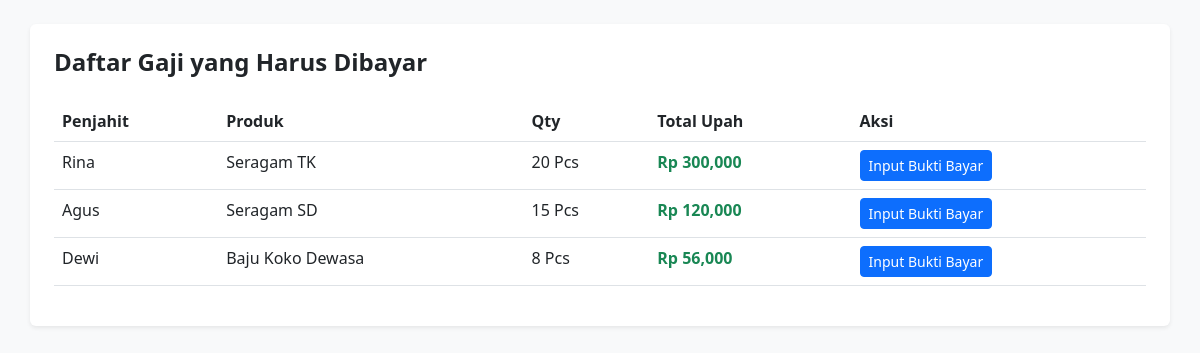
Page /owner/proses_simpan_gaji.php on the committed database.
### tables this page shows
CREATE TABLE `produksi` (
  `ID_PRODUKSI` varchar(10) NOT NULL COMMENT 'ID unik untuk produksi',
  `ID_PRODUK` varchar(10) DEFAULT NULL COMMENT 'Relasi ke tabel PRODUK',
  `ID_PENJAHIT` varchar(10) DEFAULT NULL COMMENT 'Relasi ke tabel PENJAHIT',
  `STATUS_PRODUKSI` varchar(50) DEFAULT 'Pending',
  `KETERANGAN` text DEFAULT NULL,
  `TANGGAL_MULAI` date NOT NULL COMMENT 'Tanggal mulai produksi',
  `TANGGAL_SELESAI` date NOT NULL COMMENT 'Tanggal selesai produksi',
  `JUMLAH_DIPRODUKSI` int(11) NOT NULL COMMENT 'Jumlah barang diproduksi'
);

CREATE TABLE `penjahit` (
  `ID_PENJAHIT` varchar(10) NOT NULL,
  `NAMA_PENJAHIT` varchar(50) NOT NULL,
  `KEAHLIAN` varchar(25) NOT NULL,
  `UPAH_PER_UNIT` decimal(10,0) NOT NULL,
  `username` varchar(50) DEFAULT NULL,
  `password` varchar(255) DEFAULT NULL
);

CREATE TABLE `produk` (
  `ID_PRODUK` varchar(10) NOT NULL COMMENT 'ID unik untuk produk',
  `NAMA_PRODUK` varchar(25) NOT NULL COMMENT 'Nama produk',
  `JENIS_BAHAN` varchar(25) NOT NULL COMMENT 'Jenis bahan yang digunakan',
  `UKURAN` varchar(100) NOT NULL COMMENT 'Ukuran produk',
  `HARGA` decimal(10,2) NOT NULL COMMENT 'Harga produk'
);

### owner/proses_simpan_gaji.php (the view, shortened to what this page needs)
<?php
include "../config/koneksi.php";
$query = mysqli_query($koneksi, "SELECT p.*, pr.NAMA_PRODUK, pj.NAMA_PENJAHIT, pj.UPAH_PER_UNIT
                                FROM produksi p
                                JOIN produk pr ON p.ID_PRODUK = pr.ID_PRODUK
                                JOIN penjahit pj ON p.ID_PENJAHIT = pj.ID_PENJAHIT
                                LEFT JOIN penggajian g ON p.ID_PRODUKSI = g.ID_PRODUKSI
                                WHERE g.ID_GAJI IS NULL OR g.STATUS_TERIMA = 'Belum'");
?>
<!DOCTYPE html>
<html>
<head>
    <link href="https://cdn.jsdelivr.net/npm/bootstrap@5.3.0/dist/css/bootstrap.min.css" rel="stylesheet">
</head>
<body class="bg-light p-4">
    <div class="container bg-white p-4 rounded shadow-sm">
        <h4 class="fw-bold mb-4">Daftar Gaji yang Harus Dibayar</h4>
        <table class="table">
            <thead>
                <tr>
                    <th>Penjahit</th>
                    <th>Produk</th>
                    <th>Qty</th>
                    <th>Total Upah</th>
                    <th>Aksi</th>
                </tr>
            </thead>
            <tbody>
                <?php while($row = mysqli_fetch_assoc($query)) :
                    $total_upah = $row['JUMLAH_DIPRODUKSI'] * $row['UPAH_PER_UNIT'];
                ?>
                <tr>
                    <td><?= $row['NAMA_PENJAHIT'] ?></td>
                    <td><?= $row['NAMA_PRODUK'] ?></td>
                    <td><?= $row['JUMLAH_DIPRODUKSI'] ?> Pcs</td>
                    <td class="fw-bold text-success">Rp <?= number_format($total_upah) ?></td>
                    <td>
                        <button class="btn btn-sm btn-primary" data-bs-toggle="modal" data-bs-target="#modalBayar<?= $row['ID_PRODUKSI'] ?>">
                            Input Bukti Bayar
                        </button>
                    </td>
                </tr>
                <?php endwhile; ?>
            </tbody>
        </table>
    </div>
</body>
</html>

### rows in the picture
produksi: ID_PENJAHIT.NAMA_PENJAHIT "Rina", ID_PRODUK.NAMA_PRODUK "Seragam TK", JUMLAH_DIPRODUKSI "20", JUMLAH_DIPRODUKSI.UPAH_PER_UNIT "300,000"
produksi: ID_PENJAHIT.NAMA_PENJAHIT "Agus", ID_PRODUK.NAMA_PRODUK "Seragam SD", JUMLAH_DIPRODUKSI "15", JUMLAH_DIPRODUKSI.UPAH_PER_UNIT "120,000"
produksi: ID_PENJAHIT.NAMA_PENJAHIT "Dewi", ID_PRODUK.NAMA_PRODUK "Baju Koko Dewasa", JUMLAH_DIPRODUKSI "8", JUMLAH_DIPRODUKSI.UPAH_PER_UNIT "56,000"
